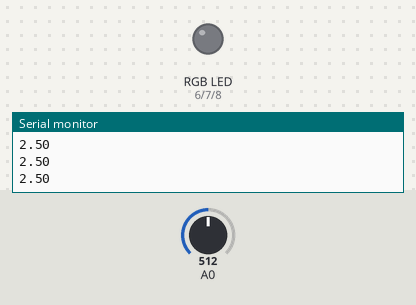
Recording of a sketch running on a simulated Arduino Uno, built with avr-gcc and run on an emulated ATmega328P. Shown: an RGB LED mixed from three pins (HIGH = lit), the last lines printed to the serial monitor. The inputs (shaded band) are chosen by the test bench; at power-on: A0 = 512.

Above: at 1.2 s.
1.3 s: A0 set to 488
3.0 s: A0 set to 460
At 4.7 s:
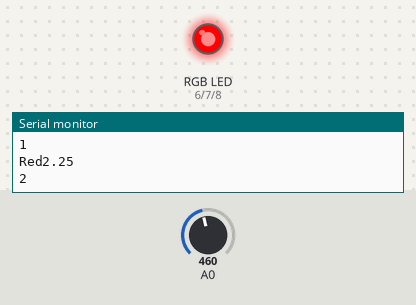
6.0 s: A0 set to 511
At 7.0 s:
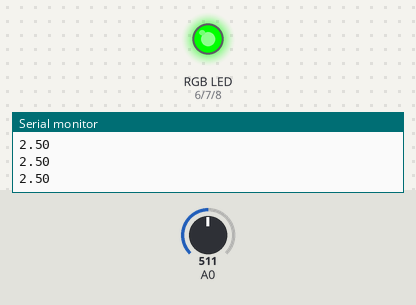
7.5 s: A0 set to 306
At 9.2 s:
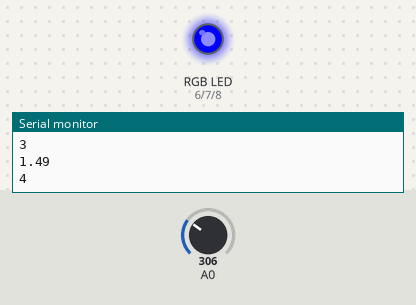
10.5 s: A0 set to 716
At 11.3 s:
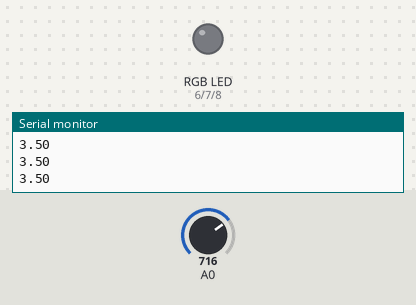
Timing chart, 0 to 13.0 s (numbered marks = the images above; inputs shaded):
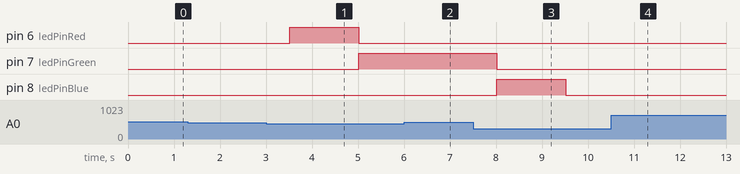

The sketch:

RGBwithmic.ino
```cpp
const int sampleWindow = 5000; // Sample window width in mS (250 mS = 4Hz)
unsigned int knock;
int clapcount = 0;
int ledPinRed = 6;
int ledPinGreen = 7;
int ledPinBlue = 8;


void off() {
  digitalWrite(ledPinRed, LOW);
  digitalWrite(ledPinGreen, LOW);
  digitalWrite(ledPinBlue, LOW);
}

void setup() {
  // put your setup code here, to run once:
  Serial.begin(9600);
  pinMode(ledPinRed, OUTPUT);
  pinMode(ledPinGreen, OUTPUT);
  pinMode(ledPinBlue, OUTPUT);
}

void loop() {
  // put your main code here, to run repeatedly:
  double maxvol = 1024;
  unsigned long start = millis(); // Start of sample window
  unsigned int peakToPeak = 0;   // peak-to-peak level

  unsigned int signalMax = 0;
  unsigned int signalMin = maxvol;

  // collect data for 250 miliseconds
  /**while (millis() - start < sampleWindow)
    {
      knock = analogRead(0);
        /** if (knock < maxvol)  //This is the max of the 10-bit ADC so this loop will include all readings
         {
            if (knock > signalMax)
            {
              signalMax = knock;  // save just the max levels
            }
            else if (knock < signalMin)
            {
            signalMin = knock;  // save just the min levels
            }
        }
      delay(50);
      peakToPeak = signalMax - signalMin;  // max - min = peak-peak amplitude**/

  knock = analogRead(0);
  double volts = (knock * 5) / maxvol;  // convert to volts
  Serial.println(volts);
  if (volts < 2.3) { //might need to change this variable
    clapcount = clapcount + 1;
    Serial.println(clapcount);
    delay(500);
    if (clapcount > 0) {
      if (clapcount == 1) {
        off();
        Serial.print("Red");
        digitalWrite(ledPinRed, HIGH);
        delay(1000);
      }
      else if (clapcount == 2) {
        off();
        digitalWrite(ledPinGreen, HIGH);
        delay(1000);
      }
      else if (clapcount == 3) {
        off();
        digitalWrite(ledPinBlue, HIGH);
        delay(1000);
      }
      else {
        clapcount = 0;
        off();
        delay(1000);
      }
    }
  }
}
```

Measured:
- the behaviour switches between 472 and 471 on A0 (found by bisection; images 0 and 1)
- after the input at 3.0 s, pin 6 (ledPinRed): LOW → HIGH after 0.51 s, → LOW 1.5 s later; pin 7 (ledPinGreen): LOW → HIGH after 2.0 s
- after the input at 6.0 s, pin 7 (ledPinGreen): stays HIGH (without the input it goes to LOW after 0.51 s); pin 8 (ledPinBlue): stays LOW (without the input it goes to HIGH after 0.51 s)
- after the input at 7.5 s, pin 7 (ledPinGreen): HIGH → LOW after 0.52 s; pin 8 (ledPinBlue): LOW → HIGH after 0.52 s, → LOW 1.5 s later
- after the input at 10.5 s, pin 6 (ledPinRed): stays LOW (without the input it goes to HIGH after 0.52 s); pin 7 (ledPinGreen): stays LOW (without the input it goes to HIGH after 2.0 s)
